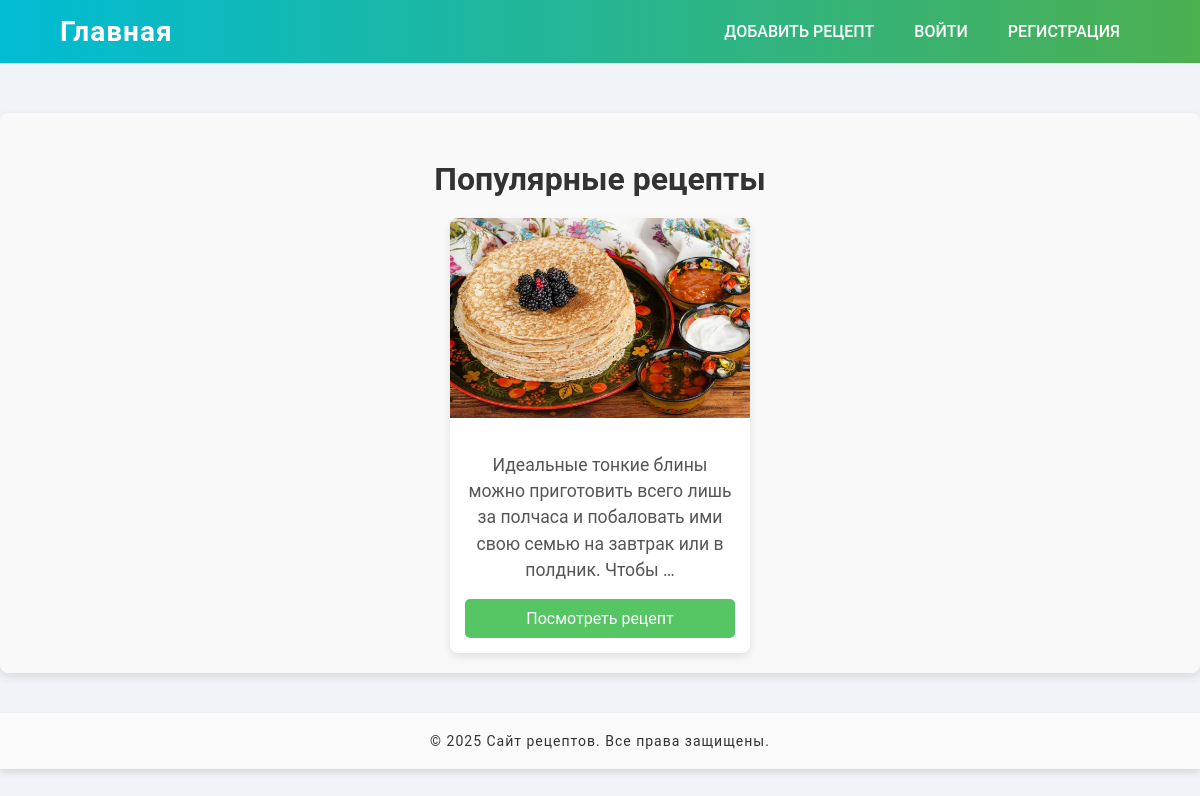
The app's page /recipes/ with its own data.
### recipes/models.py (models this page shows, shortened)
class Recipe(models.Model):
    title = models.CharField(max_length=200)
    description = models.TextField()
    steps = models.TextField()
    cooking_time = models.IntegerField()
    image = models.ImageField(upload_to='recipes/', blank=True)
    author = models.ForeignKey(User, on_delete=models.CASCADE)
    ingredients = models.TextField()

### recipes/views.py (the view)
# urls.py: path('', views.index_view, name='index'),
def index_view(request):
    recipes = Recipe.objects.all().order_by('?')[:5]
    return render(request, 'index.html', {'recipes': recipes})

### recipes/templates/index.html (shortened to what this page needs)
{% extends 'base.html' %}
{% block additional_styles %}
    {% load static %}
    <link rel="stylesheet" href="{% static 'css/index.css' %}">
{% endblock %}
{% block content %}
    <div class="recipe-list">
        <h2>Популярные рецепты</h2>
        <div class="recipes">
            {% for recipe in recipes %}
                <div class="recipe-card">
                    <img src="{{ recipe.image.url }}" alt="{{ recipe.name }}">
                    <p>{{ recipe.description|truncatewords:20 }}</p>
                    <a href="{% url 'recipes:recipe_detail' recipe.id %}" class="view-recipe-btn">Посмотреть рецепт</a>
                </div>
            {% empty %}
                <p>На данный момент рецептов нет.</p>
            {% endfor %}
        </div>
    </div>
{% endblock %}

### recipes/static/css/base.css (style rules this page uses)
body { font-family: 'Roboto', sans-serif; margin: 0; padding: 0; background-color: #f0f4f8; color: #333; }

### recipes/static/css/index.css (style rules this page uses)
.recipe-list { max-width: 1200px; margin: 0 auto; padding: 20px; background-color: #f9f9f9; border-radius: 8px; box-shadow: 0 4px 10px rgba(0, 0, 0, 0.1); margin-top: 50px; }
.recipe-list h2 { text-align: center; font-size: 2em; margin-bottom: 20px; color: #333; }
.recipes { display: flex; flex-wrap: wrap; gap: 20px; justify-content: center; }
.recipe-card { width: 300px; background-color: #fff; border-radius: 8px; box-shadow: 0 4px 8px rgba(0, 0, 0, 0.1); overflow: hidden; transition: transform 0.3s ease, box-shadow 0.3s ease; }
.recipe-card img { width: 100%; height: 200px; object-fit: cover; }
.recipe-card p { font-size: 0.9em; color: #777; margin: 0 15px 15px; line-height: 1.5; }
.view-recipe-btn { display: block; text-align: center; padding: 10px 15px; margin: 0 15px 15px; background-color: #56c665; color: #fff; font-size: 1em; text-decoration: none; border-radius: 5px; transition: background-color 0.3s ease, transform 0.2s ease; }
.recipes p { text-align: center; font-size: 1.1em; color: #555; margin-top: 30px; }

### records on screen
Recipe: image (picture), description "Идеальные тонкие блины можно приготовить всего лишь за полчаса и побаловать ими свою семью на завтрак или в полдник. Чтобы …"
